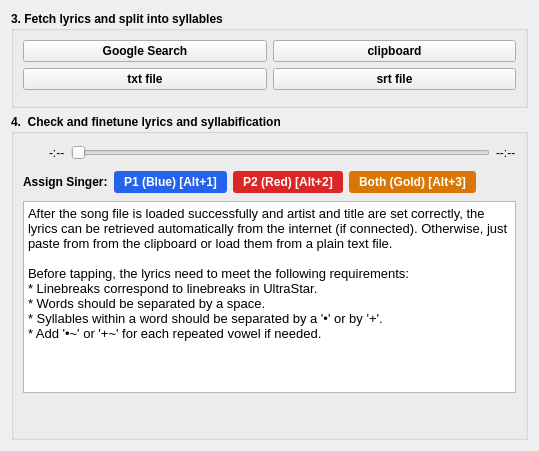
       <widget class="QWidget" name="layoutWidget">
        <layout class="QVBoxLayout" name="verticalLayout_Lyrics">
         <item>
          <widget class="QGroupBox" name="groupBox_Lyrics_Syllabificate">
           <property name="enabled">
            <bool>true</bool>
           </property>
           <property name="sizePolicy">
            <sizepolicy hsizetype="MinimumExpanding" vsizetype="Preferred">
             <horstretch>0</horstretch>
             <verstretch>0</verstretch>
            </sizepolicy>
           </property>
           <property name="minimumSize">
            <size>
             <width>321</width>
             <height>80</height>
            </size>
           </property>
           <property name="font">
            <font>
             <bold>true</bold>
            </font>
           </property>
           <property name="whatsThis">
            <string/>
           </property>
           <property name="title">
            <string>3. Fetch lyrics and split into syllables</string>
           </property>
           <property name="flat">
            <bool>true</bool>
           </property>
           <layout class="QVBoxLayout" name="verticalLayout_3">
            <item>
             <layout class="QGridLayout" name="gridLayout_3">
              <item row="0" column="1">
               <widget class="QPushButton" name="pushButton_PasteFromClipboard">
                <property name="enabled">
                 <bool>true</bool>
                </property>
                <property name="sizePolicy">
                 <sizepolicy hsizetype="MinimumExpanding" vsizetype="Preferred">
                  <horstretch>0</horstretch>
                  <verstretch>0</verstretch>
                 </sizepolicy>
                </property>
                <property name="toolTip">
                 <string>paste from Clipboard</string>
                </property>
                <property name="statusTip">
                 <string/>
                </property>
                <property name="whatsThis">
                 <string/>
                </property>
                <property name="text">
                 <string>clipboard</string>
                </property>
                <property name="icon">
                 <iconset resource="resources/UltraStar-Creator.qrc">
                  <normaloff>:/icons/clipboard-paste-document-text.png</normaloff>:/icons/clipboard-paste-document-text.png</iconset>
                </property>
                <property name="flat">
                 <bool>false</bool>
                </property>
               </widget>
              </item>
              <item row="0" column="0">
               <widget class="QPushButton" name="pushButton_GetLyrics">
                <property name="enabled">
                 <bool>true</bool>
                </property>
                <property name="sizePolicy">
                 <sizepolicy hsizetype="MinimumExpanding" vsizetype="Preferred">
                  <horstretch>0</horstretch>
                  <verstretch>0</verstretch>
                 </sizepolicy>
                </property>
                <property name="toolTip">
                 <string>Search lyrics on Google</string>
                </property>
                <property name="text">
                 <string>Google Search</string>
                </property>
                <property name="icon">
                 <iconset resource="resources/UltraStar-Creator.qrc">
                  <normaloff>:/icons/world.png</normaloff>:/icons/world.png</iconset>
                </property>
                <property name="flat">
                 <bool>false</bool>
                </property>
               </widget>
              </item>
              <item row="1" column="0">
               <widget class="QPushButton" name="pushButton_BrowseLyrics">
                <property name="enabled">
                 <bool>true</bool>
                </property>
                <property name="sizePolicy">
                 <sizepolicy hsizetype="MinimumExpanding" vsizetype="Preferred">
                  <horstretch>0</horstretch>
                  <verstretch>0</verstretch>
                 </sizepolicy>
                </property>
                <property name="toolTip">
                 <string>read lyrics from file</string>
                </property>
                <property name="statusTip">
                 <string/>
                </property>
                <property name="whatsThis">
                 <string/>
                </property>
                <property name="text">
                 <string notr="true">txt file</string>
                </property>
                <property name="icon">
                 <iconset resource="resources/UltraStar-Creator.qrc">
                  <normaloff>:/icons/folder-open-document.png</normaloff>:/icons/folder-open-document.png</iconset>
                </property>
                <property name="flat">
                 <bool>false</bool>
                </property>
               </widget>
              </item>
              <item row="1" column="1">
               <widget class="QPushButton" name="pushButton_BrowseSubtitles">
                <property name="enabled">
                 <bool>true</bool>
                </property>
                <property name="text">
                 <string>srt file</string>
                </property>
                <property name="icon">
                 <iconset resource="resources/UltraStar-Creator.qrc">
                  <normaloff>:/icons/folder-open-document.png</normaloff>:/icons/folder-open-document.png</iconset>
                </property>
               </widget>
              </item>
             </layout>
            </item>
            <item>
             <spacer name="verticalSpacer_2">
              <property name="orientation">
               <enum>Qt::Vertical</enum>
              </property>
              <property name="sizeType">
               <enum>QSizePolicy::Fixed</enum>
              </property>
              <property name="sizeHint" stdset="0">
               <size>
                <width>20</width>
                <height>6</height>
               </size>
              </property>
             </spacer>
            </item>
           </layout>
          </widget>
         </item>
         <item>
          <widget class="QGroupBox" name="groupBox_InputLyrics">
           <property name="enabled">
            <bool>true</bool>
           </property>
           <property name="sizePolicy">
            <sizepolicy hsizetype="Expanding" vsizetype="Expanding">
             <horstretch>100</horstretch>
             <verstretch>100</verstretch>
            </sizepolicy>
           </property>
           <property name="minimumSize">
            <size>
             <width>0</width>
             <height>0</height>
            </size>
           </property>
           <property name="sizeIncrement">
            <size>
             <width>0</width>
             <height>0</height>
            </size>
           </property>
           <property name="font">
            <font>
             <bold>true</bold>
            </font>
           </property>
           <property name="autoFillBackground">
            <bool>false</bool>
           </property>
           <property name="title">
            <string>4.  Check and finetune lyrics and syllabification</string>
           </property>
           <property name="flat">
            <bool>true</bool>
           </property>
           <layout class="QVBoxLayout" name="verticalLayout_4">
            <item>
             <layout class="QHBoxLayout" name="horizontalLayout_5">
              <item>
               <widget class="QPushButton" name="pushButton_PreviewPlayPause">
                <property name="enabled">
                 <bool>true</bool>
                </property>
                <property name="sizePolicy">
                 <sizepolicy hsizetype="Fixed" vsizetype="Fixed">
                  <horstretch>0</horstretch>
                  <verstretch>0</verstretch>
                 </sizepolicy>
                </property>
                <property name="maximumSize">
                 <size>
                  <width>20</width>
                  <height>20</height>
                 </size>
                </property>
                <property name="statusTip">
                 <string/>
                </property>
                <property name="whatsThis">
                 <string/>
                </property>
                <property name="layoutDirection">
                 <enum>Qt::LeftToRight</enum>
                </property>
                <property name="text">
                 <string notr="true"/>
                </property>
                <property name="icon">
                 <iconset resource="resources/UltraStar-Creator.qrc">
                  <normaloff>:/icons/control_play_blue.png</normaloff>:/icons/control_play_blue.png</iconset>
                </property>
                <property name="flat">
                 <bool>true</bool>
                </property>
               </widget>
              </item>
              <item>
               <widget class="QLabel" name="label_PreviewTimeElapsed">
                <property name="enabled">
                 <bool>true</bool>
                </property>
                <property name="font">
                 <font>
                  <bold>false</bold>
                 </font>
                </property>
                <property name="text">
                 <string notr="true">-:--</string>
                </property>
               </widget>
              </item>
              <item>
               <widget class="QSlider" name="horizontalSlider_PreviewMP3">
                <property name="enabled">
                 <bool>true</bool>
                </property>
                <property name="orientation">
                 <enum>Qt::Horizontal</enum>
                </property>
               </widget>
              </item>
              <item>
               <widget class="QLabel" name="label_PreviewTimeToRun">
                <property name="enabled">
                 <bool>true</bool>
                </property>
                <property name="font">
                 <font>
                  <bold>false</bold>
                 </font>
                </property>
                <property name="text">
                 <string notr="true">--:--</string>
                </property>
               </widget>
              </item>
             </layout>
            </item>
            <item>
             <widget class="QWidget" name="widget_DuetRoleToolbar" native="true">
              <layout class="QHBoxLayout" name="horizontalLayout_DuetRoleToolbar">
               <property name="leftMargin">
                <number>0</number>
               </property>
               <property name="topMargin">
                <number>2</number>
               </property>
               <property name="rightMargin">
                <number>0</number>
               </property>
               <property name="bottomMargin">
                <number>2</number>
               </property>
               <item>
                <widget class="QLabel" name="label_DuetRoleAssign">
                 <property name="font">
                  <font>
                   <bold>true</bold>
                  </font>
                 </property>
                 <property name="text">
                  <string>Assign Singer:</string>
                 </property>
                </widget>
               </item>
               <item>
                <widget class="QPushButton" name="pushButton_RoleP1">
                 <property name="styleSheet">
                  <string notr="true">background-color: #2563EB; color: #FFFFFF; font-weight: bold; border-radius: 3px; padding: 4px 10px;</string>
                 </property>
                 <property name="text">
                  <string>P1 (Blue) [Alt+1]</string>
                 </property>
                 <property name="focusPolicy">
                  <enum>Qt::NoFocus</enum>
                 </property>
                 <property name="toolTip">
                  <string>Assign selected lines to Singer 1 (Alt+1)</string>
                 </property>
                </widget>
               </item>
               <item>
                <widget class="QPushButton" name="pushButton_RoleP2">
                 <property name="styleSheet">
                  <string notr="true">background-color: #DC2626; color: #FFFFFF; font-weight: bold; border-radius: 3px; padding: 4px 10px;</string>
                 </property>
                 <property name="text">
                  <string>P2 (Red) [Alt+2]</string>
                 </property>
                 <property name="focusPolicy">
                  <enum>Qt::NoFocus</enum>
                 </property>
                 <property name="toolTip">
                  <string>Assign selected lines to Singer 2 (Alt+2)</string>
                 </property>
                </widget>
               </item>
               <item>
                <widget class="QPushButton" name="pushButton_RoleBoth">
                 <property name="styleSheet">
                  <string notr="true">background-color: #D97706; color: #FFFFFF; font-weight: bold; border-radius: 3px; padding: 4px 10px;</string>
                 </property>
                 <property name="text">
                  <string>Both (Gold) [Alt+3]</string>
                 </property>
                 <property name="focusPolicy">
                  <enum>Qt::NoFocus</enum>
                 </property>
                 <property name="toolTip">
                  <string>Assign selected lines to Both singers (Alt+3)</string>
                 </property>
                </widget>
               </item>
               <item>
                <spacer name="horizontalSpacer_DuetRole">
                 <property name="orientation">
                  <enum>Qt::Horizontal</enum>
                 </property>
                 <property name="sizeHint" stdset="0">
                  <size>
                   <width>40</width>
                   <height>20</height>
                  </size>
                 </property>
                </spacer>
               </item>
              </layout>
             </widget>
            </item>
            <item>
             <widget class="QPlainTextEdit" name="plainTextEdit_InputLyrics">
              <property name="enabled">
               <bool>true</bool>
              </property>
              <property name="sizePolicy">
               <sizepolicy hsizetype="Expanding" vsizetype="Expanding">
                <horstretch>50</horstretch>
                <verstretch>50</verstretch>
               </sizepolicy>
              </property>
              <property name="sizeIncrement">
               <size>
                <width>0</width>
                <height>0</height>
               </size>
              </property>
              <property name="font">
               <font>
                <pointsize>10</pointsize>
                <bold>false</bold>
               </font>
              </property>
              <property name="acceptDrops">
               <bool>true</bool>
              </property>
              <property name="toolTip">
               <string/>
              </property>
              <property name="statusTip">
               <string/>
              </property>
              <property name="whatsThis">
               <string/>
              </property>
              <property name="tabChangesFocus">
               <bool>true</bool>
              </property>
              <property name="lineWrapMode">
               <enum>QPlainTextEdit::WidgetWidth</enum>
              </property>
              <property name="plainText">
               <string>After the song file is loaded successfully and artist and title are set correctly, the lyrics can be retrieved automatically from the internet (if connected). Otherwise, just paste from from the clipboard or load them from a plain text file.

Before tapping, the lyrics need to meet the following requirements:
* Linebreaks correspond to linebreaks in UltraStar.
* Words should be separated by a space.
* Syllables within a word should be separated by a '•' or by '+'.
* Add '•~' or '+~' for each repeated vowel if needed.

</string>
              </property>
             </widget>
            </item>
            <item>
             <layout class="QHBoxLayout" name="horizontalLayout_2" stretch="1,0,0">
              <property name="spacing">
               <number>0</number>
              </property>
              <item>
               <spacer name="horizontalSpacer">
                <property name="enabled">
                 <bool>true</bool>
                </property>
                <property name="orientation">
                 <enum>Qt::Horizontal</enum>
                </property>
                <property name="sizeType">
                 <enum>QSizePolicy::Preferred</enum>
                </property>
                <property name="sizeHint" stdset="0">
                 <size>
                  <width>13</width>
                  <height>29</height>
                 </size>
                </property>
               </spacer>
              </item>
              <item>
               <widget class="QPushButton" name="pushButton_InputLyricsIncreaseFontSize">
                <property name="enabled">
                 <bool>true</bool>
                </property>
                <property name="sizePolicy">
                 <sizepolicy hsizetype="Fixed" vsizetype="Fixed">
                  <horstretch>0</horstretch>
                  <verstretch>0</verstretch>
                 </sizepolicy>
                </property>
                <property name="toolTip">
                 <string/>
                </property>
                <property name="statusTip">
                 <string/>
                </property>
                <property name="whatsThis">
                 <string/>
                </property>
                <property name="text">
                 <string/>
                </property>
                <property name="icon">
                 <iconset resource="resources/UltraStar-Creator.qrc">
                  <normaloff>:/icons/edit-size-up.png</normaloff>:/icons/edit-size-up.png</iconset>
                </property>
                <property name="flat">
                 <bool>true</bool>
                </property>
               </widget>
              </item>
              <item>
               <widget class="QPushButton" name="pushButton_InputLyricsDecreaseFontSize">
                <property name="enabled">
                 <bool>true</bool>
                </property>
                <property name="sizePolicy">
                 <sizepolicy hsizetype="Fixed" vsizetype="Fixed">
                  <horstretch>0</horstretch>
                  <verstretch>0</verstretch>
                 </sizepolicy>
                </property>
                <property name="toolTip">
                 <string/>
                </property>
                <property name="statusTip">
                 <string/>
                </property>
                <property name="whatsThis">
                 <string/>
                </property>
                <property name="text">
                 <string/>
                </property>
                <property name="icon">
                 <iconset resource="resources/UltraStar-Creator.qrc">
                  <normaloff>:/icons/edit-size-down.png</normaloff>:/icons/edit-size-down.png</iconset>
                </property>
                <property name="flat">
                 <bool>true</bool>
                </property>
               </widget>
              </item>
             </layout>
            </item>
           </layout>
          </widget>
         </item>
        </layout>
       </widget>
